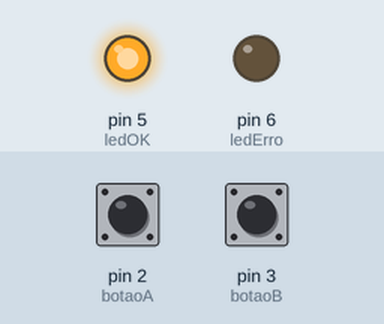
Recording of a sketch running on a simulated Arduino Uno, built with avr-gcc and run on an emulated ATmega328P. On the bench: output pins drawn as LEDs (lit = HIGH). Inputs (shaded band) come from the test bench; at power-on: pin 2 (botaoA) HIGH, pin 3 (botaoB) HIGH.

Above: at 1.2 s.
1.3 s: pin 2 (botaoA) pulled LOW for 0.15 s
At 1.7 s:
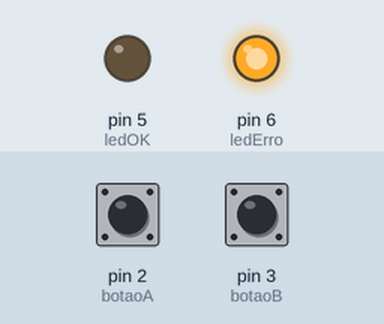
Timing chart, 0 to 4.3 s (numbered marks = the images above; inputs shaded):
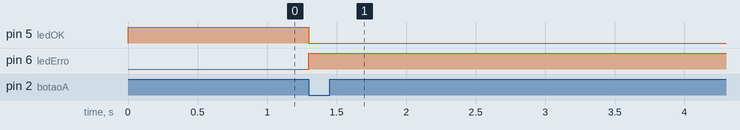

The sketch:

PrensaBimanual.ino
```cpp
const int botaoA = 2;
const int botaoB = 3;
const int ledOK = 5;
const int ledErro = 6;

unsigned long tA=0, tB=0;

void setup() {
  pinMode(botaoA, INPUT_PULLUP);
  pinMode(botaoB, INPUT_PULLUP);
  pinMode(ledOK, OUTPUT);
  pinMode(ledErro, OUTPUT);
}

void loop() {
  if(digitalRead(botaoA)==LOW) tA=millis();
  if(digitalRead(botaoB)==LOW) tB=millis();

  if(abs((long)(tA - tB)) <= 500){
    digitalWrite(ledOK, HIGH);
    digitalWrite(ledErro, LOW);
  } else {
    digitalWrite(ledOK, LOW);
    digitalWrite(ledErro, HIGH);
  }
}
```

Measured:
- after the input at 1.3 s, pin 5 (ledOK): HIGH → LOW at once; pin 6 (ledErro): LOW → HIGH at once
